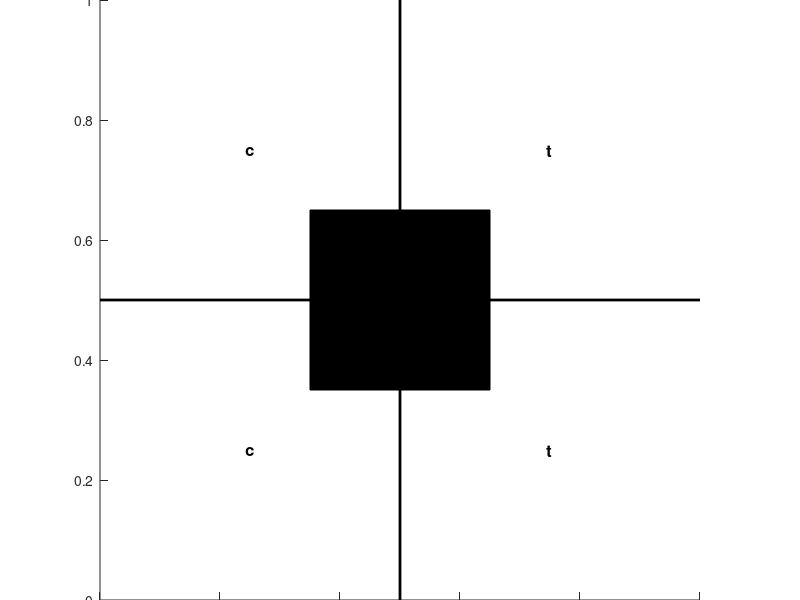

Here is the MATLAB script that generated this plot:
function displayimage5()

    % four quadrants, displaying two categories, with updated file paths to images.
    % 5 categories included: cat, dog, car, beach, tree
   

    fig = figure('Name', 'Click Box', 'Units', 'Normalized', 'Position', [0.2, 0.2, 0.6, 0.6]);
    ax = axes('Units', 'Normalized', 'Position', [0, 0, 1, 1], 'DataAspectRatio', [1, 1, 1]);
                                                                            
    % making the white screen divided into four quadrants
    rectangle(ax, 'Position', [0.35, 0.35, 0.3, 0.3], 'FaceColor', 'black');

    % horizontal and vertical lines to divide the quadrants
    line(ax, [0, 1], [0.5, 0.5], 'Color', 'black', 'LineWidth', 2);
    line(ax, [0.5, 0.5], [0, 1], 'Color', 'black', 'LineWidth', 2);

    % define the categories / their file paths
    categories = ["cat", "dog", "tree", "beach", "car"];
    filePaths = containers.Map();
    filePaths("Cat") = "/Users/avapevsner/Documents/MATLAB/catimages";
    filePaths("Dog") = "/Users/avapevsner/Documents/MATLAB/dogimages";
    filePaths("Tree") = "/Users/avapevsner/Documents/MATLAB/treeimages";
    filePaths("Beach") = "/Users/avapevsner/Documents/MATLAB/beachimages";
    filePaths("Car") = "/Users/avapevsner/Documents/MATLAB/carimages";

    % randomly assign the categories to the left and right quadrants
    indices = randperm(5);
    leftCategory = categories(indices(1));
    rightCategory = categories(indices(2));

    % labels for the quadrants
    text(ax, 0.25, 0.75, leftCategory, 'HorizontalAlignment', 'center', 'Color', 'black', 'FontSize', 12, 'FontWeight', 'bold');
    text(ax, 0.25, 0.25, leftCategory, 'HorizontalAlignment', 'center', 'Color', 'black', 'FontSize', 12, 'FontWeight', 'bold');
    text(ax, 0.75, 0.75, rightCategory, 'HorizontalAlignment', 'center', 'Color', 'black', 'FontSize', 12, 'FontWeight', 'bold');
    text(ax, 0.75, 0.25, rightCategory, 'HorizontalAlignment', 'center', 'Color', 'black', 'FontSize', 12, 'FontWeight', 'bold');

    % callback function when a quadrant is clicked
    set(fig, 'WindowButtonDownFcn', @boxClicked);

    function boxClicked(~, ~)
        % Determine which quadrant of the screen was clicked
        clickPosition = get(ax, 'CurrentPoint');
        x = clickPosition(1, 1);
        y = clickPosition(1, 2);

        % Get the category based on the clicked quadrant
        if x <= 0.5 && y <= 0.5
            category = leftCategory;
        elseif x <= 0.5 && y > 0.5
            category = leftCategory;
        elseif x > 0.5 && y <= 0.5
            category = rightCategory;
        else
            category = rightCategory;
        end

        % Get the corresponding folder path based on the category
        folderPath = filePaths(category);

        displayRandomImage(folderPath);
    end

function displayRandomImage(folderPath)
    imageFilesPNG = dir(fullfile(folderPath, '*.png'));
    imageFilesJPEG = dir(fullfile(folderPath, '*.jpg'));
    imageFiles = [imageFilesPNG; imageFilesJPEG];
    numImages = numel(imageFiles);

    if numImages > 0
        randomIndex = randi([1, numImages]);

        % Displaying the image
        imagePath = fullfile(folderPath, imageFiles(randomIndex).name);
        image = imread(imagePath);
        imshow(image);

        % Prompt for clicking the image to continue
        title('Click the image to continue');
        set(gca, 'Visible', 'off');

        % Reassign the callback function for the next iteration
        set(gcf, 'WindowButtonDownFcn', @nextIteration);
    else
        disp('No images found in the specified folder.');
    end
end


function nextIteration(~, ~)
    % Generate new random categories
    indices = randperm(5);
    leftCategory = categories(indices(1));
    rightCategory = categories(indices(2));

    % Update text labels for the quadrants
    delete(findobj(ax, 'Type', 'text'));
    text(ax, 0.25, 0.75, leftCategory, 'HorizontalAlignment', 'center', 'Color', 'black', 'FontSize', 12, 'FontWeight', 'bold');
    text(ax, 0.25, 0.25, leftCategory, 'HorizontalAlignment', 'center', 'Color', 'black', 'FontSize', 12, 'FontWeight', 'bold');
    text(ax, 0.75, 0.75, rightCategory, 'HorizontalAlignment', 'center', 'Color', 'black', 'FontSize', 12, 'FontWeight', 'bold');
    text(ax, 0.75, 0.25, rightCategory, 'HorizontalAlignment', 'center', 'Color', 'black', 'FontSize', 12, 'FontWeight', 'bold');

    % Reset the figure for the next iteration
    rectangle(ax, 'Position', [0.35, 0.35, 0.3, 0.3], 'FaceColor', 'black');
    line(ax, [0, 1], [0.5, 0.5], 'Color', 'black', 'LineWidth', 2);
    line(ax, [0.5, 0.5], [0, 1], 'Color', 'black', 'LineWidth', 2);
    
    % Restore the callback function for clicking on a quadrant
    set(fig, 'WindowButtonDownFcn', @boxClicked);

    end

end
